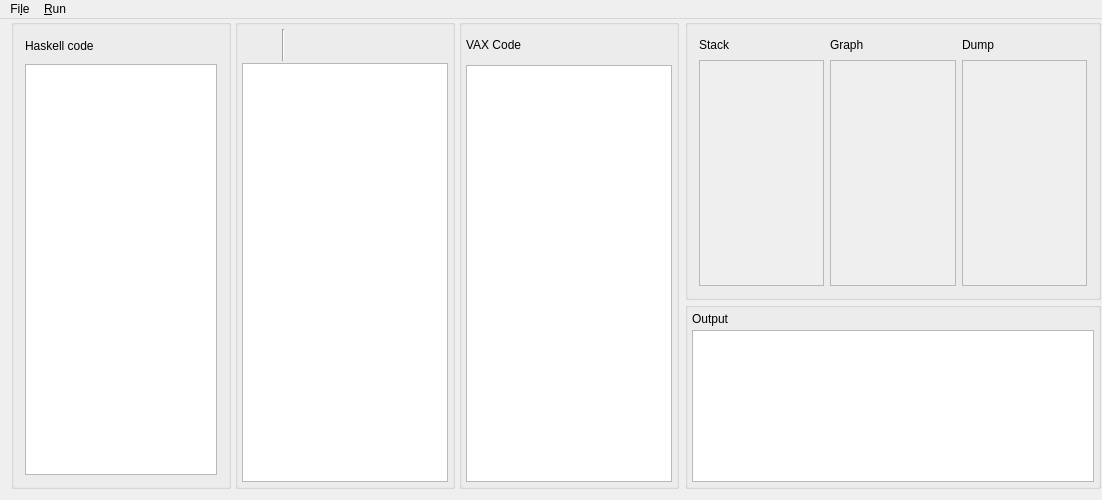
<?xml version="1.0" encoding="UTF-8"?>
<ui version="4.0">
 <class>MainWindow</class>
 <widget class="QMainWindow" name="MainWindow">
  <property name="geometry">
   <rect>
    <x>0</x>
    <y>0</y>
    <width>1102</width>
    <height>500</height>
   </rect>
  </property>
  <property name="minimumSize">
   <size>
    <width>980</width>
    <height>500</height>
   </size>
  </property>
  <property name="windowTitle">
   <string>GCode Executor</string>
  </property>
  <widget class="QWidget" name="centralWidget">
   <layout class="QGridLayout" name="gridLayout">
    <property name="topMargin">
     <number>0</number>
    </property>
    <item row="0" column="0" rowspan="4" colspan="7">
     <layout class="QHBoxLayout" name="horizontalLayout_2" stretch="0,10,10">
      <property name="spacing">
       <number>4</number>
      </property>
      <item>
       <widget class="QGroupBox" name="groupBox_5">
        <property name="minimumSize">
         <size>
          <width>220</width>
          <height>456</height>
         </size>
        </property>
        <property name="title">
         <string/>
        </property>
        <property name="alignment">
         <set>Qt::AlignLeading|Qt::AlignLeft|Qt::AlignTop</set>
        </property>
        <layout class="QVBoxLayout" name="verticalLayout_7">
         <property name="topMargin">
          <number>5</number>
         </property>
         <item>
          <layout class="QVBoxLayout" name="verticalLayout_6">
           <property name="spacing">
            <number>2</number>
           </property>
           <property name="sizeConstraint">
            <enum>QLayout::SetDefaultConstraint</enum>
           </property>
           <item>
            <layout class="QHBoxLayout" name="horizontalLayout">
             <property name="spacing">
              <number>5</number>
             </property>
             <item>
              <widget class="QLabel" name="labelHaskell">
               <property name="minimumSize">
                <size>
                 <width>0</width>
                 <height>0</height>
                </size>
               </property>
               <property name="text">
                <string>Haskell code</string>
               </property>
              </widget>
             </item>
             <item>
              <widget class="QPushButton" name="btnOpen">
               <property name="sizePolicy">
                <sizepolicy hsizetype="Minimum" vsizetype="Fixed">
                 <horstretch>0</horstretch>
                 <verstretch>0</verstretch>
                </sizepolicy>
               </property>
               <property name="minimumSize">
                <size>
                 <width>32</width>
                 <height>32</height>
                </size>
               </property>
               <property name="maximumSize">
                <size>
                 <width>32</width>
                 <height>32</height>
                </size>
               </property>
               <property name="text">
                <string/>
               </property>
               <property name="icon">
                <iconset resource="resources.qrc">
                 <normaloff>:/images/Images/folder-open.png</normaloff>:/images/Images/folder-open.png</iconset>
               </property>
               <property name="iconSize">
                <size>
                 <width>32</width>
                 <height>32</height>
                </size>
               </property>
               <property name="flat">
                <bool>true</bool>
               </property>
              </widget>
             </item>
             <item>
              <widget class="QPushButton" name="btnClear">
               <property name="enabled">
                <bool>false</bool>
               </property>
               <property name="minimumSize">
                <size>
                 <width>32</width>
                 <height>32</height>
                </size>
               </property>
               <property name="maximumSize">
                <size>
                 <width>32</width>
                 <height>32</height>
                </size>
               </property>
               <property name="text">
                <string/>
               </property>
               <property name="icon">
                <iconset resource="resources.qrc">
                 <normaloff>:/images/Images/brush.png</normaloff>:/images/Images/brush.png</iconset>
               </property>
               <property name="iconSize">
                <size>
                 <width>32</width>
                 <height>32</height>
                </size>
               </property>
               <property name="flat">
                <bool>true</bool>
               </property>
              </widget>
             </item>
             <item>
              <widget class="QPushButton" name="btnTranslate">
               <property name="enabled">
                <bool>false</bool>
               </property>
               <property name="minimumSize">
                <size>
                 <width>32</width>
                 <height>32</height>
                </size>
               </property>
               <property name="maximumSize">
                <size>
                 <width>32</width>
                 <height>32</height>
                </size>
               </property>
               <property name="text">
                <string/>
               </property>
               <property name="icon">
                <iconset resource="resources.qrc">
                 <normaloff>:/images/Images/book-go.png</normaloff>:/images/Images/book-go.png</iconset>
               </property>
               <property name="iconSize">
                <size>
                 <width>32</width>
                 <height>32</height>
                </size>
               </property>
               <property name="autoDefault">
                <bool>false</bool>
               </property>
               <property name="default">
                <bool>false</bool>
               </property>
               <property name="flat">
                <bool>true</bool>
               </property>
              </widget>
             </item>
            </layout>
           </item>
           <item>
            <widget class="QTextEdit" name="txtEditHaskell">
             <property name="minimumSize">
              <size>
               <width>0</width>
               <height>0</height>
              </size>
             </property>
            </widget>
           </item>
          </layout>
         </item>
        </layout>
       </widget>
      </item>
      <item>
       <widget class="QGroupBox" name="groupBox">
        <property name="minimumSize">
         <size>
          <width>220</width>
          <height>456</height>
         </size>
        </property>
        <property name="toolTip">
         <string/>
        </property>
        <property name="statusTip">
         <string/>
        </property>
        <property name="whatsThis">
         <string/>
        </property>
        <property name="alignment">
         <set>Qt::AlignRight|Qt::AlignTrailing|Qt::AlignVCenter</set>
        </property>
        <property name="flat">
         <bool>false</bool>
        </property>
        <property name="checkable">
         <bool>false</bool>
        </property>
        <layout class="QGridLayout" name="gridLayout_2">
         <property name="leftMargin">
          <number>4</number>
         </property>
         <property name="topMargin">
          <number>4</number>
         </property>
         <property name="rightMargin">
          <number>4</number>
         </property>
         <property name="bottomMargin">
          <number>4</number>
         </property>
         <property name="spacing">
          <number>4</number>
         </property>
         <item row="1" column="0">
          <layout class="QVBoxLayout" name="verticalLayout">
           <property name="spacing">
            <number>2</number>
           </property>
           <item>
            <layout class="QHBoxLayout" name="horizontalLayout_4">
             <item>
              <widget class="QPushButton" name="btnRestart">
               <property name="enabled">
                <bool>false</bool>
               </property>
               <property name="minimumSize">
                <size>
                 <width>32</width>
                 <height>32</height>
                </size>
               </property>
               <property name="maximumSize">
                <size>
                 <width>32</width>
                 <height>32</height>
                </size>
               </property>
               <property name="text">
                <string/>
               </property>
               <property name="icon">
                <iconset resource="resources.qrc">
                 <normaloff>:/images/Images/arrow-refresh.png</normaloff>:/images/Images/arrow-refresh.png</iconset>
               </property>
               <property name="iconSize">
                <size>
                 <width>32</width>
                 <height>32</height>
                </size>
               </property>
               <property name="flat">
                <bool>true</bool>
               </property>
              </widget>
             </item>
             <item>
              <widget class="Line" name="line">
               <property name="orientation">
                <enum>Qt::Vertical</enum>
               </property>
              </widget>
             </item>
             <item>
              <widget class="QPushButton" name="btnPrevious">
               <property name="enabled">
                <bool>false</bool>
               </property>
               <property name="minimumSize">
                <size>
                 <width>32</width>
                 <height>32</height>
                </size>
               </property>
               <property name="maximumSize">
                <size>
                 <width>32</width>
                 <height>32</height>
                </size>
               </property>
               <property name="text">
                <string/>
               </property>
               <property name="icon">
                <iconset resource="resources.qrc">
                 <normaloff>:/images/Images/arrow-back.png</normaloff>:/images/Images/arrow-back.png</iconset>
               </property>
               <property name="iconSize">
                <size>
                 <width>32</width>
                 <height>32</height>
                </size>
               </property>
               <property name="flat">
                <bool>true</bool>
               </property>
              </widget>
             </item>
             <item>
              <widget class="QPushButton" name="btnNext">
               <property name="enabled">
                <bool>false</bool>
               </property>
               <property name="minimumSize">
                <size>
                 <width>32</width>
                 <height>32</height>
                </size>
               </property>
               <property name="maximumSize">
                <size>
                 <width>32</width>
                 <height>32</height>
                </size>
               </property>
               <property name="text">
                <string/>
               </property>
               <property name="icon">
                <iconset resource="resources.qrc">
                 <normaloff>:/images/Images/arrow-forward.png</normaloff>:/images/Images/arrow-forward.png</iconset>
               </property>
               <property name="iconSize">
                <size>
                 <width>32</width>
                 <height>32</height>
                </size>
               </property>
               <property name="flat">
                <bool>true</bool>
               </property>
              </widget>
             </item>
             <item>
              <widget class="QPushButton" name="btnRun">
               <property name="enabled">
                <bool>false</bool>
               </property>
               <property name="minimumSize">
                <size>
                 <width>32</width>
                 <height>32</height>
                </size>
               </property>
               <property name="maximumSize">
                <size>
                 <width>32</width>
                 <height>32</height>
                </size>
               </property>
               <property name="text">
                <string/>
               </property>
               <property name="icon">
                <iconset resource="resources.qrc">
                 <normaloff>:/images/Images/arrow-play.png</normaloff>:/images/Images/arrow-play.png</iconset>
               </property>
               <property name="iconSize">
                <size>
                 <width>32</width>
                 <height>32</height>
                </size>
               </property>
               <property name="flat">
                <bool>true</bool>
               </property>
              </widget>
             </item>
             <item>
              <widget class="QPushButton" name="btnStop">
               <property name="enabled">
                <bool>false</bool>
               </property>
               <property name="minimumSize">
                <size>
                 <width>32</width>
                 <height>32</height>
                </size>
               </property>
               <property name="maximumSize">
                <size>
                 <width>32</width>
                 <height>32</height>
                </size>
               </property>
               <property name="text">
                <string/>
               </property>
               <property name="icon">
                <iconset resource="resources.qrc">
                 <normaloff>:/images/Images/shape-square.png</normaloff>:/images/Images/shape-square.png</iconset>
               </property>
               <property name="iconSize">
                <size>
                 <width>32</width>
                 <height>32</height>
                </size>
               </property>
               <property name="flat">
                <bool>true</bool>
               </property>
              </widget>
             </item>
            </layout>
           </item>
           <item>
            <widget class="QTextEdit" name="txtEditorGCode">
             <property name="enabled">
              <bool>true</bool>
             </property>
             <property name="horizontalScrollBarPolicy">
              <enum>Qt::ScrollBarAsNeeded</enum>
             </property>
             <property name="sizeAdjustPolicy">
              <enum>QAbstractScrollArea::AdjustIgnored</enum>
             </property>
             <property name="readOnly">
              <bool>true</bool>
             </property>
            </widget>
           </item>
          </layout>
         </item>
        </layout>
       </widget>
      </item>
      <item>
       <widget class="QGroupBox" name="groupBox_2">
        <property name="minimumSize">
         <size>
          <width>220</width>
          <height>456</height>
         </size>
        </property>
        <property name="alignment">
         <set>Qt::AlignLeading|Qt::AlignLeft|Qt::AlignTop</set>
        </property>
        <property name="flat">
         <bool>false</bool>
        </property>
        <property name="checkable">
         <bool>false</bool>
        </property>
        <layout class="QGridLayout" name="gridLayout_3">
         <property name="leftMargin">
          <number>4</number>
         </property>
         <property name="topMargin">
          <number>4</number>
         </property>
         <property name="rightMargin">
          <number>4</number>
         </property>
         <property name="bottomMargin">
          <number>4</number>
         </property>
         <property name="spacing">
          <number>4</number>
         </property>
         <item row="1" column="0">
          <widget class="QTextEdit" name="txtEditorVAXCode">
           <property name="enabled">
            <bool>true</bool>
           </property>
           <property name="readOnly">
            <bool>true</bool>
           </property>
          </widget>
         </item>
         <item row="0" column="0">
          <widget class="QLabel" name="label">
           <property name="minimumSize">
            <size>
             <width>0</width>
             <height>32</height>
            </size>
           </property>
           <property name="maximumSize">
            <size>
             <width>16777215</width>
             <height>32</height>
            </size>
           </property>
           <property name="text">
            <string>VAX Code</string>
           </property>
          </widget>
         </item>
        </layout>
       </widget>
      </item>
     </layout>
    </item>
    <item row="0" column="7" rowspan="4">
     <layout class="QVBoxLayout" name="verticalLayout_2" stretch="6,4">
      <property name="spacing">
       <number>2</number>
      </property>
      <item>
       <widget class="QGroupBox" name="groupBox_3">
        <property name="minimumSize">
         <size>
          <width>416</width>
          <height>0</height>
         </size>
        </property>
        <property name="maximumSize">
         <size>
          <width>600</width>
          <height>16777215</height>
         </size>
        </property>
        <property name="alignment">
         <set>Qt::AlignLeading|Qt::AlignLeft|Qt::AlignTop</set>
        </property>
        <property name="flat">
         <bool>false</bool>
        </property>
        <property name="checkable">
         <bool>false</bool>
        </property>
        <layout class="QGridLayout" name="gridLayout_5">
         <item row="0" column="1">
          <widget class="QLabel" name="label_3">
           <property name="minimumSize">
            <size>
             <width>0</width>
             <height>18</height>
            </size>
           </property>
           <property name="maximumSize">
            <size>
             <width>16777215</width>
             <height>18</height>
            </size>
           </property>
           <property name="text">
            <string>Stack</string>
           </property>
          </widget>
         </item>
         <item row="1" column="1">
          <widget class="QScrollArea" name="scrollAreaStack">
           <property name="frameShape">
            <enum>QFrame::StyledPanel</enum>
           </property>
           <property name="verticalScrollBarPolicy">
            <enum>Qt::ScrollBarAlwaysOff</enum>
           </property>
           <property name="horizontalScrollBarPolicy">
            <enum>Qt::ScrollBarAlwaysOff</enum>
           </property>
           <property name="sizeAdjustPolicy">
            <enum>QAbstractScrollArea::AdjustToContents</enum>
           </property>
           <property name="widgetResizable">
            <bool>true</bool>
           </property>
           <widget class="QWidget" name="frameStack">
            <property name="geometry">
             <rect>
              <x>0</x>
              <y>0</y>
              <width>125</width>
              <height>232</height>
             </rect>
            </property>
            <layout class="QVBoxLayout" name="verticalLayout_3">
             <property name="spacing">
              <number>1</number>
             </property>
             <property name="leftMargin">
              <number>1</number>
             </property>
             <property name="topMargin">
              <number>1</number>
             </property>
             <property name="rightMargin">
              <number>1</number>
             </property>
             <property name="bottomMargin">
              <number>1</number>
             </property>
            </layout>
           </widget>
          </widget>
         </item>
         <item row="0" column="3">
          <widget class="QLabel" name="label_4">
           <property name="minimumSize">
            <size>
             <width>0</width>
             <height>18</height>
            </size>
           </property>
           <property name="maximumSize">
            <size>
             <width>16777215</width>
             <height>18</height>
            </size>
           </property>
           <property name="text">
            <string>Graph</string>
           </property>
          </widget>
         </item>
         <item row="1" column="3">
          <widget class="QScrollArea" name="scrollAreaGraph">
           <property name="frameShape">
            <enum>QFrame::StyledPanel</enum>
           </property>
           <property name="verticalScrollBarPolicy">
            <enum>Qt::ScrollBarAlwaysOff</enum>
           </property>
           <property name="horizontalScrollBarPolicy">
            <enum>Qt::ScrollBarAlwaysOff</enum>
           </property>
           <property name="sizeAdjustPolicy">
            <enum>QAbstractScrollArea::AdjustToContents</enum>
           </property>
           <property name="widgetResizable">
            <bool>true</bool>
           </property>
           <widget class="QWidget" name="frameGraph">
            <property name="geometry">
             <rect>
              <x>0</x>
              <y>0</y>
              <width>126</width>
              <height>232</height>
             </rect>
            </property>
            <layout class="QVBoxLayout" name="verticalLayout_4">
             <property name="spacing">
              <number>1</number>
             </property>
             <property name="leftMargin">
              <number>1</number>
             </property>
             <property name="topMargin">
              <number>1</number>
             </property>
             <property name="rightMargin">
              <number>1</number>
             </property>
             <property name="bottomMargin">
              <number>1</number>
             </property>
            </layout>
           </widget>
          </widget>
         </item>
         <item row="0" column="5">
          <widget class="QLabel" name="label_5">
           <property name="minimumSize">
            <size>
             <width>0</width>
             <height>18</height>
            </size>
           </property>
           <property name="maximumSize">
            <size>
             <width>16777215</width>
             <height>18</height>
            </size>
           </property>
           <property name="text">
            <string>Dump</string>
           </property>
          </widget>
         </item>
         <item row="1" column="5">
          <widget class="QScrollArea" name="scrollAreaDump">
           <property name="frameShape">
            <enum>QFrame::StyledPanel</enum>
           </property>
           <property name="verticalScrollBarPolicy">
            <enum>Qt::ScrollBarAlwaysOff</enum>
           </property>
           <property name="horizontalScrollBarPolicy">
            <enum>Qt::ScrollBarAlwaysOff</enum>
           </property>
           <property name="sizeAdjustPolicy">
            <enum>QAbstractScrollArea::AdjustToContents</enum>
           </property>
           <property name="widgetResizable">
            <bool>true</bool>
           </property>
           <widget class="QWidget" name="frameDump">
            <property name="geometry">
             <rect>
              <x>0</x>
              <y>0</y>
              <width>125</width>
              <height>232</height>
             </rect>
            </property>
            <layout class="QVBoxLayout" name="verticalLayout_5">
             <property name="spacing">
              <number>1</number>
             </property>
             <property name="leftMargin">
              <number>1</number>
             </property>
             <property name="topMargin">
              <number>1</number>
             </property>
             <property name="rightMargin">
              <number>1</number>
             </property>
             <property name="bottomMargin">
              <number>1</number>
             </property>
            </layout>
           </widget>
          </widget>
         </item>
        </layout>
       </widget>
      </item>
      <item>
       <widget class="QGroupBox" name="groupBox_4">
        <property name="sizePolicy">
         <sizepolicy hsizetype="Preferred" vsizetype="Preferred">
          <horstretch>0</horstretch>
          <verstretch>0</verstretch>
         </sizepolicy>
        </property>
        <property name="minimumSize">
         <size>
          <width>416</width>
          <height>0</height>
         </size>
        </property>
        <property name="maximumSize">
         <size>
          <width>600</width>
          <height>16777215</height>
         </size>
        </property>
        <layout class="QGridLayout" name="gridLayout_4">
         <property name="leftMargin">
          <number>4</number>
         </property>
         <property name="topMargin">
          <number>4</number>
         </property>
         <property name="rightMargin">
          <number>4</number>
         </property>
         <property name="bottomMargin">
          <number>4</number>
         </property>
         <property name="spacing">
          <number>4</number>
         </property>
         <item row="1" column="0">
          <widget class="QTextEdit" name="txtOutput">
           <property name="readOnly">
            <bool>true</bool>
           </property>
          </widget>
         </item>
         <item row="0" column="0">
          <widget class="QLabel" name="label_6">
           <property name="text">
            <string>Output</string>
           </property>
          </widget>
         </item>
        </layout>
       </widget>
      </item>
     </layout>
    </item>
   </layout>
  </widget>
  <widget class="QMenuBar" name="menuBar">
   <property name="geometry">
    <rect>
     <x>0</x>
     <y>0</y>
     <width>1102</width>
     <height>30</height>
    </rect>
   </property>
   <widget class="QMenu" name="menuFile">
    <property name="title">
     <string>Fi&amp;le</string>
    </property>
    <addaction name="tsmiOpen"/>
    <addaction name="separator"/>
    <addaction name="tsmiTranslate"/>
    <addaction name="tsmiClear"/>
    <addaction name="tsmiSaveGCode"/>
    <addaction name="tsmiSaveVAXCode"/>
    <addaction name="separator"/>
    <addaction name="tsmiClose"/>
   </widget>
   <widget class="QMenu" name="menuRun">
    <property name="title">
     <string>&amp;Run</string>
    </property>
    <property name="icon">
     <iconset>
      <normaloff>Images/arrow-back.png</normaloff>Images/arrow-back.png</iconset>
    </property>
    <addaction name="tsmiRestart"/>
    <addaction name="separator"/>
    <addaction name="tsmiNext"/>
    <addaction name="tsmiPrevious"/>
    <addaction name="tsmiRun"/>
    <addaction name="tsmiStop"/>
   </widget>
   <addaction name="menuFile"/>
   <addaction name="menuRun"/>
  </widget>
  <action name="tsmiOpen">
   <property name="icon">
    <iconset resource="resources.qrc">
     <normaloff>:/images/Images/folder-open.png</normaloff>:/images/Images/folder-open.png</iconset>
   </property>
   <property name="text">
    <string>&amp;Open</string>
   </property>
  </action>
  <action name="tsmiSaveGCode">
   <property name="enabled">
    <bool>false</bool>
   </property>
   <property name="icon">
    <iconset resource="resources.qrc">
     <normaloff>:/images/Images/disk.png</normaloff>:/images/Images/disk.png</iconset>
   </property>
   <property name="text">
    <string>&amp;Save G Code</string>
   </property>
  </action>
  <action name="tsmiSaveVAXCode">
   <property name="enabled">
    <bool>false</bool>
   </property>
   <property name="icon">
    <iconset resource="resources.qrc">
     <normaloff>:/images/Images/disk.png</normaloff>:/images/Images/disk.png</iconset>
   </property>
   <property name="text">
    <string>Save &amp;VAX Code</string>
   </property>
  </action>
  <action name="tsmiPrevious">
   <property name="enabled">
    <bool>false</bool>
   </property>
   <property name="icon">
    <iconset resource="resources.qrc">
     <normaloff>:/images/Images/arrow-back.png</normaloff>:/images/Images/arrow-back.png</iconset>
   </property>
   <property name="text">
    <string>&amp;Previous Command</string>
   </property>
  </action>
  <action name="tsmiNext">
   <property name="enabled">
    <bool>false</bool>
   </property>
   <property name="icon">
    <iconset resource="resources.qrc">
     <normaloff>:/images/Images/arrow-forward.png</normaloff>:/images/Images/arrow-forward.png</iconset>
   </property>
   <property name="text">
    <string>&amp;Next Command</string>
   </property>
  </action>
  <action name="tsmiRun">
   <property name="enabled">
    <bool>false</bool>
   </property>
   <property name="icon">
    <iconset resource="resources.qrc">
     <normaloff>:/images/Images/arrow-play.png</normaloff>:/images/Images/arrow-play.png</iconset>
   </property>
   <property name="text">
    <string>&amp;Run Commands</string>
   </property>
  </action>
  <action name="tsmiStop">
   <property name="enabled">
    <bool>false</bool>
   </property>
   <property name="icon">
    <iconset resource="resources.qrc">
     <normaloff>:/images/Images/shape-square.png</normaloff>:/images/Images/shape-square.png</iconset>
   </property>
   <property name="text">
    <string>&amp;Stop Execution</string>
   </property>
  </action>
  <action name="tsmiRestart">
   <property name="enabled">
    <bool>false</bool>
   </property>
   <property name="icon">
    <iconset resource="resources.qrc">
     <normaloff>:/images/Images/arrow-refresh.png</normaloff>:/images/Images/arrow-refresh.png</iconset>
   </property>
   <property name="text">
    <string>&amp;Evaluate</string>
   </property>
  </action>
  <action name="tsmiAbout">
   <property name="text">
    <string>&amp;About</string>
   </property>
  </action>
  <action name="tsmiClose">
   <property name="enabled">
    <bool>true</bool>
   </property>
   <property name="icon">
    <iconset resource="resources.qrc">
     <normaloff>:/images/Images/exit.png</normaloff>:/images/Images/exit.png</iconset>
   </property>
   <property name="text">
    <string>Close &amp;Program</string>
   </property>
  </action>
  <action name="tsmiClear">
   <property name="enabled">
    <bool>false</bool>
   </property>
   <property name="icon">
    <iconset resource="resources.qrc">
     <normaloff>:/images/Images/brush.png</normaloff>:/images/Images/brush.png</iconset>
   </property>
   <property name="text">
    <string>&amp;Clear</string>
   </property>
  </action>
  <action name="tsmiTranslate">
   <property name="enabled">
    <bool>false</bool>
   </property>
   <property name="icon">
    <iconset resource="resources.qrc">
     <normaloff>:/images/Images/book-go.png</normaloff>:/images/Images/book-go.png</iconset>
   </property>
   <property name="text">
    <string>&amp;Translate to G Code</string>
   </property>
  </action>
 </widget>
 <layoutdefault spacing="6" margin="11"/>
 <resources>
  <include location="resources.qrc"/>
 </resources>
 <connections/>
</ui>
